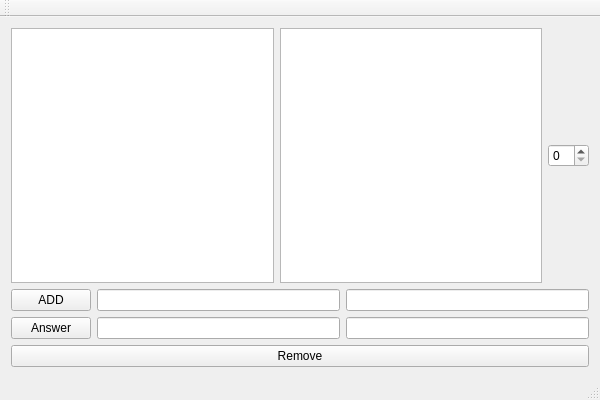
<?xml version="1.0" encoding="UTF-8"?>
<ui version="4.0">
 <class>QuestionsGUIClass</class>
 <widget class="QMainWindow" name="QuestionsGUIClass">
  <property name="geometry">
   <rect>
    <x>0</x>
    <y>0</y>
    <width>600</width>
    <height>400</height>
   </rect>
  </property>
  <property name="windowTitle">
   <string>QuestionsGUI</string>
  </property>
  <widget class="QWidget" name="centralWidget">
   <layout class="QVBoxLayout" name="verticalLayout_2">
    <item>
     <layout class="QVBoxLayout" name="verticalLayout">
      <item>
       <layout class="QHBoxLayout" name="horizontalLayout">
        <item>
         <widget class="QListWidget" name="listWidget"/>
        </item>
        <item>
         <widget class="QListWidget" name="listWidget2"/>
        </item>
        <item>
         <widget class="QSpinBox" name="spinBox"/>
        </item>
       </layout>
      </item>
      <item>
       <layout class="QGridLayout" name="gridLayout">
        <item row="1" column="0">
         <widget class="QPushButton" name="answerButton">
          <property name="text">
           <string>Answer</string>
          </property>
         </widget>
        </item>
        <item row="0" column="1">
         <widget class="QLineEdit" name="nameLineEdit"/>
        </item>
        <item row="0" column="2">
         <widget class="QLineEdit" name="idLineEdit"/>
        </item>
        <item row="0" column="0">
         <widget class="QPushButton" name="addButton">
          <property name="text">
           <string>ADD</string>
          </property>
         </widget>
        </item>
        <item row="1" column="2">
         <widget class="QLineEdit" name="answerLineEdit"/>
        </item>
        <item row="1" column="1">
         <widget class="QLineEdit" name="questionLineEdit"/>
        </item>
       </layout>
      </item>
     </layout>
    </item>
    <item>
     <widget class="QPushButton" name="removeButton">
      <property name="text">
       <string>Remove</string>
      </property>
     </widget>
    </item>
   </layout>
  </widget>
  <widget class="QMenuBar" name="menuBar">
   <property name="geometry">
    <rect>
     <x>0</x>
     <y>0</y>
     <width>600</width>
     <height>22</height>
    </rect>
   </property>
  </widget>
  <widget class="QToolBar" name="mainToolBar">
   <attribute name="toolBarArea">
    <enum>TopToolBarArea</enum>
   </attribute>
   <attribute name="toolBarBreak">
    <bool>false</bool>
   </attribute>
  </widget>
  <widget class="QStatusBar" name="statusBar"/>
 </widget>
 <layoutdefault spacing="6" margin="11"/>
 <resources>
  <include location="QuestionsGUI.qrc"/>
 </resources>
 <connections/>
</ui>
